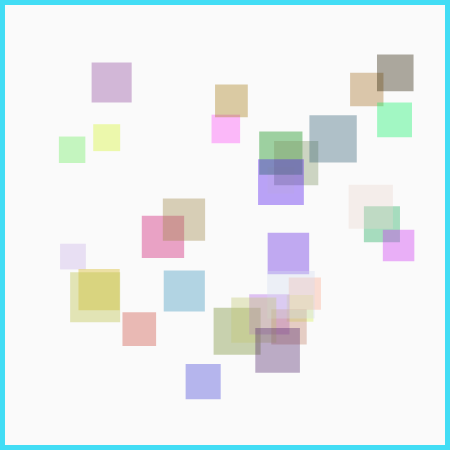
Frame 1 (no input)
Frame 60 (no input): identical to frame 1, image omitted
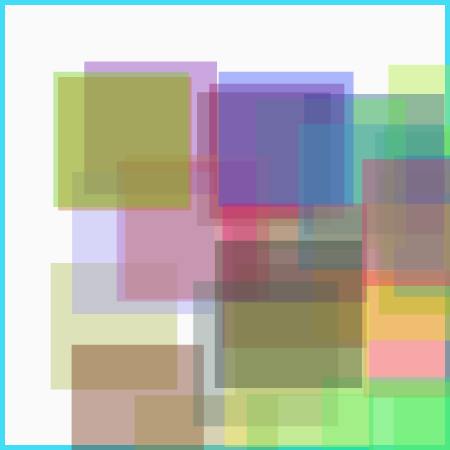
Frame 120 (the mouse pressed at the canvas centre since frame 60)

The p5.js sketch that drew these frames (run headless with seeded random() and noise() and a simulated clock; from frame 60 on, the mouse is pressed at the canvas centre):

// p5.js sketch
// ── sketch.js
var shape = [];
var test =1;
function setup() {
  createCanvas(450, 450);
  for(let i=0; i<random(255);i++){
    shape.push(new makeShape(random(50,400),random(50,400),random(25,50),random(255),random(255),random(255),95));
  }
}

function draw() {
  background(250);
  border();
  for(var i=0; i<shape.length; i++){
    shape[i].display1();
    shape[i].color();
  }
  }
function border(){
  fill(66, 221, 245);
  strokeWeight(0);
  //one solid color
  rect(0,0,5,450);
  rect(445,0,5,450);
  rect(0,0,450,5);
  rect(0,445,450,5);
}
class makeShape{
  constructor(x,y,diameter,red,green,blue,opacity){
    this.x= x;
    this.y= y;
    this.diam=diameter;
    this.red=red;
    this.green=green;
    this.blue=blue;
    this.opacity=opacity;
    this.counter=0;
  }
  display(){
    //this.shapechange=1;
    fill(this.red,this.green,this.blue,this.opacity);
    circle(this.x,this.y,this.diam);
    }
  display1(){
    fill(this.red,this.green,this.blue,this.opacity);
    square(this.x,this.y,this.diam);
  }
  color(){
    this.counter=this.counter+10;
    if(this.counter>1000){
      this.red=random(255);
      this.green=random(255);
      this.blue=random(255);
      this.x=random(50,400);
      this.y=random(50,400);
      if(this.counter>1000){
        this.diam+=100;
        if(this.diam>500){
          this.diam=0+random(50);
        }}
          this.counter=0;
    }
  }
}
